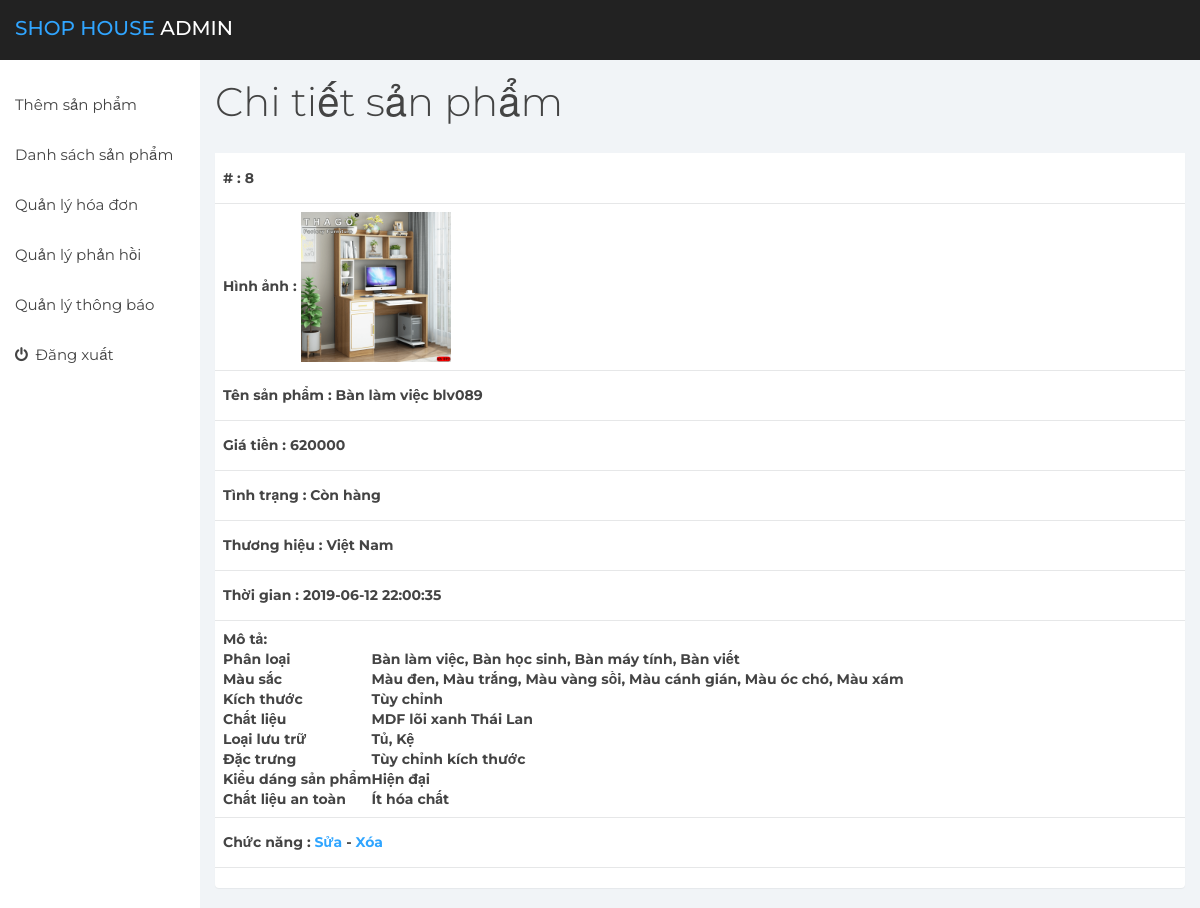
The page /admin/detail-product.php?id=8 on the database its author committed.
### tables this page shows
CREATE TABLE `postproduct` (
  `id` int(10) UNSIGNED NOT NULL,
  `titleproduct` varchar(550) NOT NULL,
  `priceproduct` varchar(250) NOT NULL,
  `thuonghieu` varchar(550) NOT NULL,
  `tinhtrang` varchar(550) NOT NULL,
  `avata` varchar(550) NOT NULL,
  `moto` text NOT NULL,
  `dateline` datetime NOT NULL
);

### admin/detail-product.php (the view, shortened to what this page needs)
<!DOCTYPE html>
<html>
<head>
	<link href="css/bootstrap.min.css" rel="stylesheet">
	<link href="css/font-awesome.min.css" rel="stylesheet">
	<link href="css/datepicker3.css" rel="stylesheet">
	<link href="css/styles.css" rel="stylesheet">
</head>
<body>
	<nav class="navbar navbar-custom navbar-fixed-top" role="navigation">
		<div class="container-fluid">
			<div class="navbar-header">
				<a class="navbar-brand" href="#"><span>Shop House</span> Admin</a>
			</div>
		</div>
	</nav>
	<div id="sidebar-collapse" class="col-sm-3 col-lg-2 sidebar">
		<ul class="nav menu">
			<li><a href="post-product.php">Thêm sản phẩm</a></li>
			<li><a href="view-product.php">Danh sách sản phẩm</a></li>
			<li><a href="view-order.php">Quản lý hóa đơn</a></li>
			<li><a href="view-phanhoi.php">Quản lý phản hồi</a></li>
			<li><a href="view-dangkytin.php">Quản lý thông báo</a></li>
			<li><a href="login.php"><em class="fa fa-power-off">&nbsp;</em> Đăng xuất</a></li>
		</ul>
	</div>
	<div class="col-sm-9 col-sm-offset-3 col-lg-10 col-lg-offset-2 main">
		<div class="row">
			<div class="col-lg-12">
				<h1 class="page-header">Chi tiết sản phẩm</h1>
			</div>
		</div>
		<div class="row">
			<div class="col-lg-12">
				<div class="panel panel-default">
				<div class="card">
							<div class="card-content collapse show">
								<div class="card-body">
									<div class="table-responsive">
									<table class="table">
											<?php
                                                if(isset($_GET['id']) && $id = $_GET['id']){
                                                        $query = mysql_query("SELECT * FROM postproduct WHERE $id=id");
                                                while ($row = mysql_fetch_array($query)) {
                                            ?>
											<thead>
												<tr>
													<th># : <?php echo $row['id'] ?></th>
												</tr>
												<tr>
													<th>Hình ảnh : <img src="../images/<?php echo $row['avata'] ?>" alt="" width="150px"></th>
												</tr>
												<tr>
													<th>Tên sản phẩm : <?php echo $row['titleproduct'] ?></th>
												</tr>
												<tr>
													<th>Giá tiền : <?php echo $row['priceproduct'] ?></th>
												</tr>
												<tr>
													<th>Tình trạng : <?php echo $row['tinhtrang'] ?></th>
												</tr>
												<tr>
													<th>Thương hiệu : <?php echo $row['thuonghieu'] ?></th>
												</tr>
												<tr>
													<th>Thời gian : <?php echo $row['dateline'] ?></th>
												</tr>
												<tr>
													<th>Mô tả: <?php echo $row['moto'] ?></th>
												</tr>
												<tr>
													<th>Chức năng : <a href="edit-product.php?id=<?php echo $row['id'] ?>">Sửa</a> - <a href="delete-product.php?id=<?php echo $row['id'] ?>">Xóa</a></th>
												</tr>
											</thead>
											<?php
												}
											}
											?>
										</table>
								</div>
							</div>
						</div>
				</div>
			</div>
		</div>
	</div>
	</div>
</body>
</html>

### admin/css/styles.css (style rules this page uses)
body { background: #f1f4f7; padding-top: 60px; font-size: 14px; color: #444444; font-family: "Montserrat", "Helvetica Neue", Helvetica, Arial, sans-serif; }
a, a:hover, a:focus { color: #30a5ff; }
h1, h2, h3, h4, h5, h6 { color: #444444; }
h1 { font-weight: 300; font-size: 40px; }
.navbar-custom { background: #222; height: 60px; }
.navbar-header .navbar-brand { color: #fff; font-size: 20px; text-transform: uppercase; font-weight: 500; height: 60px; padding-top: 18px; }
.navbar-header .navbar-brand span { color: #30a5ff; }
.panel { border: 0; }
.navbar { border: 0; }
.sidebar { display: block; padding: 0; display: none; box-shadow: none; background: #fff; }
.sidebar ul { margin: 20px 0px; }
@media (min-width: 768px) { .sidebar { display: block; position: fixed; top: 60px; bottom: 0; left: 0; z-index: 1000; display: block; margin: 0; padding: 0; overflow-x: hidden; overflow-y: auto; } }
@media (min-width: 768px) { .navbar-header { width: 100%; } }
.sidebar ul.nav li a { height: 50px; font-size: 15px; line-height: 2em; color: #444444; }
h1.page-header { margin-top: 20px; border-bottom: 0; }
.table { background: #fff; }
.table > thead > tr > th { border-bottom: 1px solid #e6e7e8; vertical-align: middle; height: 50px; }

### rows shown on the page
postproduct: id "8", avata (picture), titleproduct "Bàn làm việc blv089", priceproduct "620000", tinhtrang "Còn hàng", thuonghieu "Việt Nam", dateline "2019-06-12 22:00:35", moto "Phân loại Bàn làm việc, Bàn học sinh, Bàn máy tính, Bàn viết Màu sắc Màu đen, Màu trắng, Màu vàng sồi, Màu cánh gián, Màu óc chó, Màu xám Kích thước Tùy chỉnh Chất liệu MDF lõi xanh Thái Lan Loại lưu trữ Tủ, Kệ Đặc trưng Tùy chỉnh kích thước Kiểu dáng sản phẩm Hiện đại Chất liệu an toàn Ít hóa chất"
